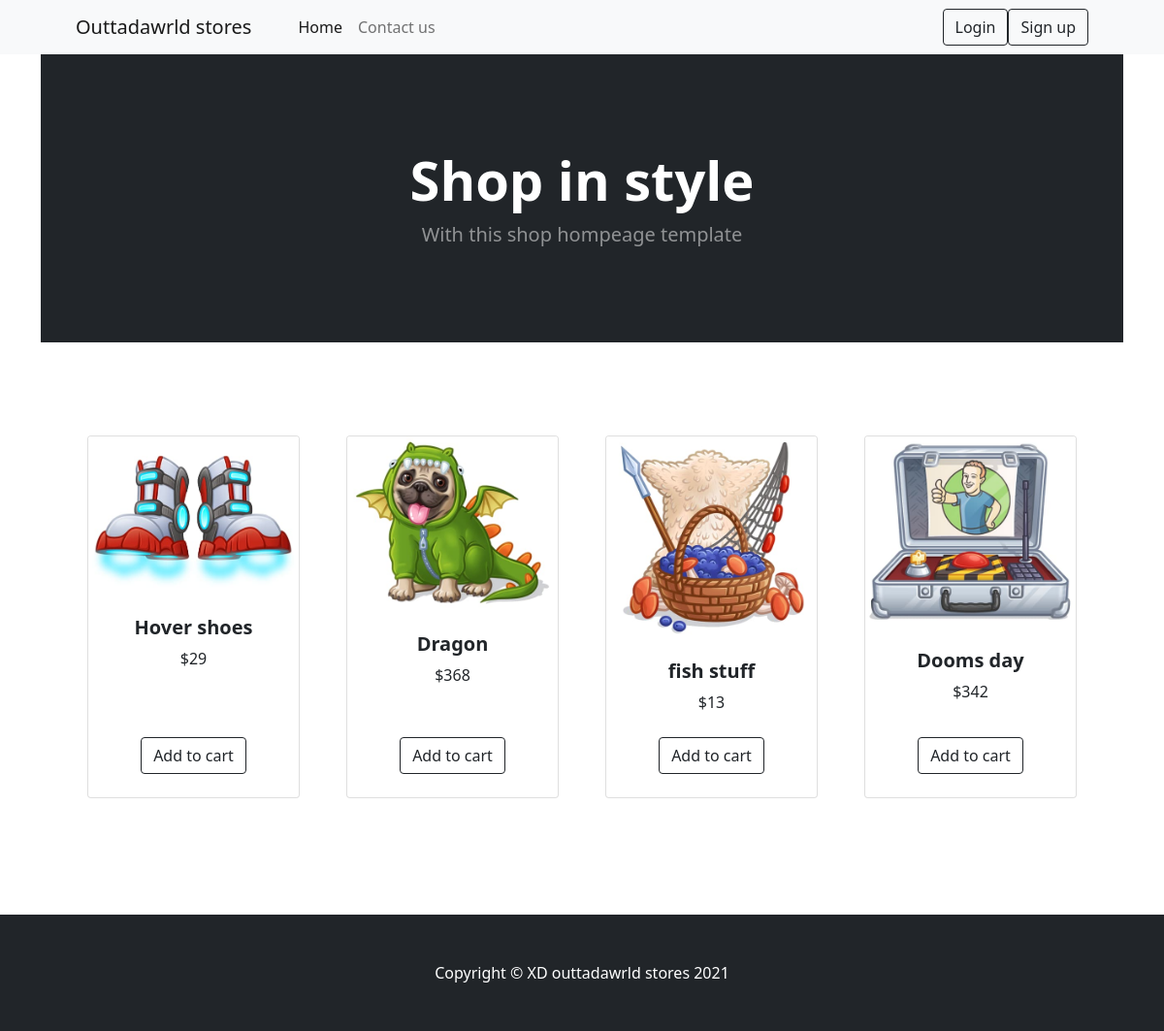
The page / on the database its author committed.
### website/models.py (models this page shows)
class Product(db.Model):
    id = db.Column(db.Integer, primary_key=True)
    name = db.Column(db.String(64), unique=True)
    price = db.Column(db.Integer)
    img = db.Column(db.String(64))

### website/views.py (the view)
@views.route('/')
def home():
    return render_template('index.html', user=current_user, products=Product.query.all())

### website/templates/index.html
{% extends "base.html" %} {% block title %}Outtadawrld stores{% endblock %}
{% block content %}
        <header class="bg-dark py-5">
            <div class="container px-4 px-lg-5 my-5">
                <div class="text-center text-white">
                    <h1 class="display-4 fw-bolder">Shop in style</h1>
                    <p class="lead fw-normal text-white-50 mb-0">With this shop hompeage template</p>
                </div>
            </div>
        </header>
        <section class="py-5">
            <div class="container px-4 px-lg-5 mt-5">
                <div class="row gx-4 gx-lg-5 row-cols-2 row-cols-md-3 row-cols-xl-4 justify-content-center">
                    {% for product in products %}
                    <div class="col mb-5">
                        <div class="card h-100">
                            <img class="card-img-top" src="{{ url_for('static', filename='imgs/'+product.img) }}" alt="..." />
                            <div class="card-body p-4">
                                <div class="text-center">
                                    <h5 class="fw-bolder">{{ product.name }}</h5>
                                    ${{ product.price }}
                                </div>
                            </div>
                            <div class="card-footer p-4 pt-0 border-top-0 bg-transparent">
                                <div class="text-center"><a class="btn btn-outline-dark mt-auto" onclick="addtocart({{product.id}})">Add to cart</a></div>
                            </div>
                        </div>
                    </div>
                    {% endfor %}
                </div>
            </div>
        </section>
{% endblock %}

### rows shown on the page
Product: img (picture), name "Hover shoes", price "29"
Product: img (picture), name "Dragon", price "368"
Product: img (picture), name "fish stuff", price "13"
Product: img (picture), name "Dooms day", price "342"
